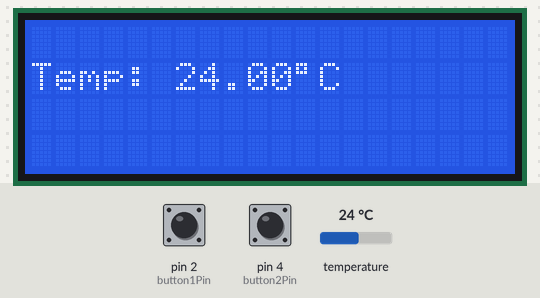
Bench run of a sketch on a simulated Arduino Uno, built with avr-gcc and run on an emulated ATmega328P. On the bench: 20×4 character LCD. Inputs (shaded band) come from the test bench; at power-on: pin 2 (button1Pin) LOW, temperature 24 °C, pin 4 (button2Pin) LOW.

Above: at 3.2 s.
3.3 s: pin 2 (button1Pin) pulled HIGH for 1 s
At 3.65 s:
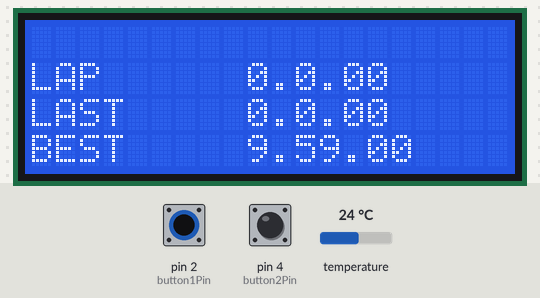
5.8 s: temperature set to 1 °C
At 7.0 s:
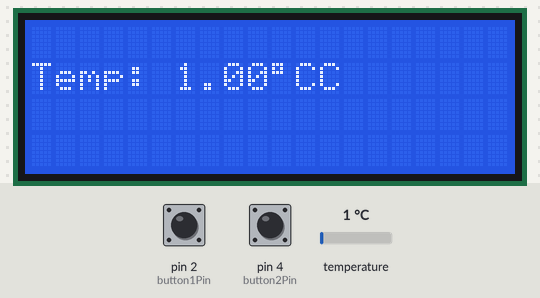
7.3 s: temperature set to 12 °C
At 8.3 s:
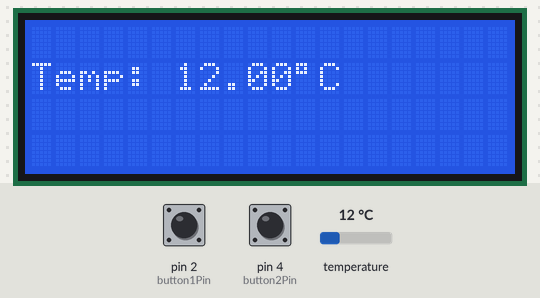
8.8 s: temperature set to 19 °C
10.3 s: pin 2 (button1Pin) pulled HIGH for 0.25 s
At 11.5 s:
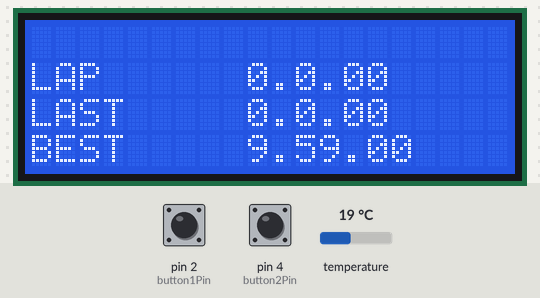
12.0 s: pin 4 (button2Pin) pulled HIGH for 0.25 s
At 12.14 s:
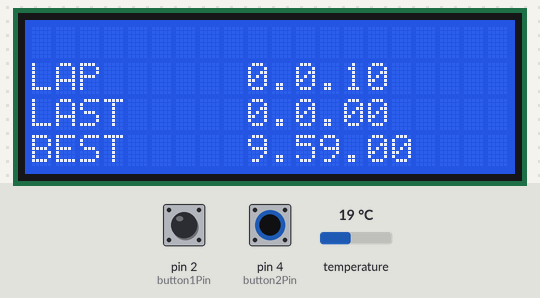
Timing chart, 0 to 14.7 s (numbered marks = the images above; inputs shaded):
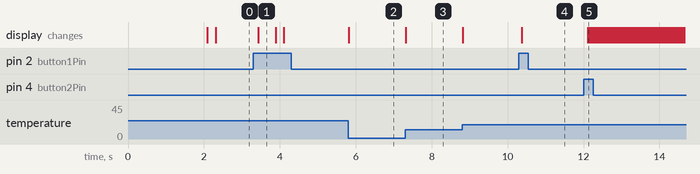

The sketch:

Speedometer.ino
```cpp
// LCD 20x4
#include <Wire.h>
#include <LiquidCrystal_I2C.h>
LiquidCrystal_I2C lcd(0x27, 20, 4);

// Temperature
#include <OneWire.h>
#include <DallasTemperature.h>
int tempPin = 5;
DeviceAddress sensore1 = {0x28, 0x27, 0x71, 0x96, 0xF0, 0x01, 0x3C, 0x31};
OneWire oneWire(tempPin);
DallasTemperature temp(&oneWire);
float tC;

// Var
// Menu
int menu = 0;

// Stopwatch
int crono = 0;
float t = 0;
int m = 0;
float s = 0;
int Lm = 0;
float Ls = 0;
int Bm = 9;
float Bs = 59;

// Botton
const int button1Pin = 2;
int button1State;
int lastButton1State = LOW;
const int button2Pin = 4;
int button2State;
int lastButton2State = LOW;

// Debounce
unsigned long debounceTime = 0;
unsigned long debounceDelay = 500;


void setup() {
  // Botton
  pinMode(button1Pin, INPUT);
  pinMode(button2Pin, INPUT);
  // Temperature
  temp.begin();
  temp.setResolution(sensore1, 10);

  lcd.init();
  lcd.backlight();
  lcd.setCursor(5, 1);
  lcd.print("Welcome!");
  delay(2000);
  lcd.clear();
}


void loop() {

  // Menu + Debounce software
  if (digitalRead(button1Pin)) {
    if ((millis() - debounceTime) > debounceDelay) {
  // Command
      lcd.clear();
      menu++;
      if (menu >= 2) {
        menu = 0;
      }
      debounceTime = millis();
    }
  }

  switch (menu) {

    case 0:
      //Temperature
      temp.requestTemperatures();
      tC = temp.getTempCByIndex(0);
      lcd.setCursor(0, 1);
      lcd.print("Temp: ");
      lcd.print(tC);
      lcd.print((char)223);
      lcd.print("C");
      break;

    case 1:
      // Stopwatch start button + Debounce software
      if (digitalRead(button2Pin)) {
        if ((millis() - debounceTime) > debounceDelay) {
          // Command
          crono = 1;
          t = millis();
          lcd.clear();
          if (s != 0) {
            Lm = m;
            Ls = s;
            m = 0;
            // Best Lap
            if (Lm <= Bm) {
              Bm = Lm;
              if (Ls <= Bs) {
                Bs = Ls;
              }
            }
            // END Best Lap
          }
          debounceTime = millis();
        }
      }

      if (crono == 1) {
        s = (millis() - t) / 1000;
        if ( s > 60) {
          m++;
          t = millis();
        }
      }
      lcd.setCursor(0, 1);
      lcd.print("LAP      ");
      lcd.print(m);
      lcd.print(".");
      lcd.print(s);

      lcd.setCursor(0, 2);
      lcd.print("LAST     ");
      lcd.print(Lm);
      lcd.print(".");
      lcd.print(Ls);

      lcd.setCursor(0, 3);
      lcd.print("BEST     ");
      lcd.print(Bm);
      lcd.print(".");
      lcd.print(Bs);
      break;

    case 2:

      break;

  }
}
```

Measured:
- after the input at 3.3 s, the display: changes after 0.13 s (image 1)
- after the input at 5.8 s, the display: changes at once (image 2)
- after the input at 7.3 s, the display: changes at once (image 3)
- after the input at 10.3 s, the display: changes after 0.08 s (image 4)
- after the input at 12.0 s, the display: first changes after 0.12 s (image 5 shows a later state)
- what the display in image 1 shows lasts 0.5 s, from 3.4 s to 3.9 s
